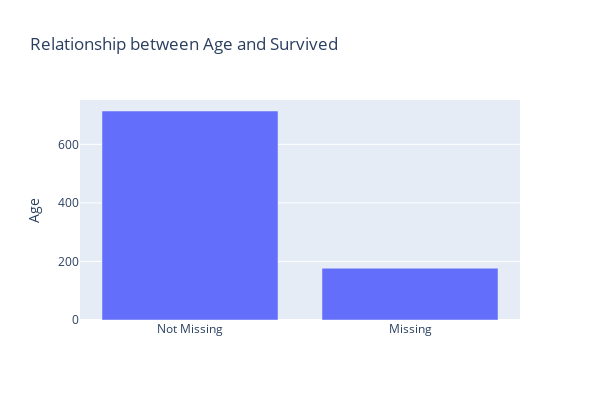
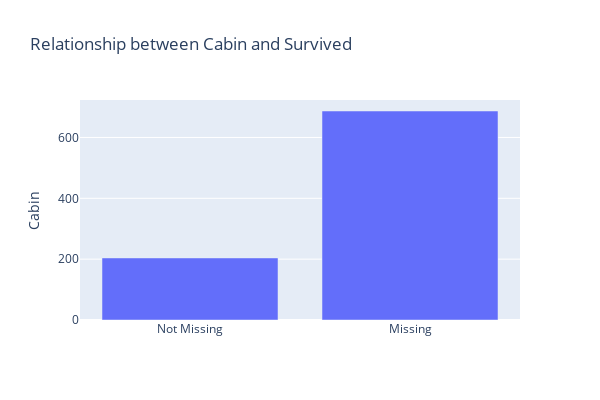
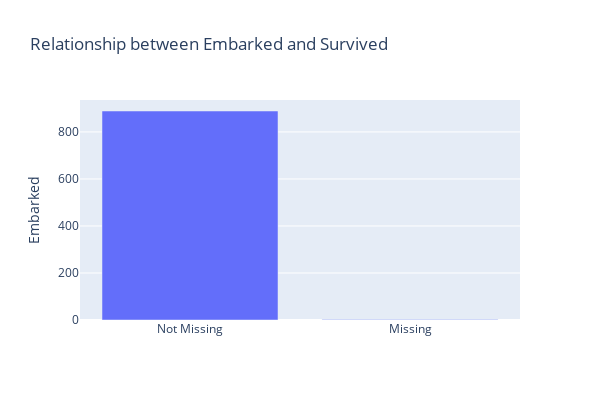

The notebook cell saved with these charts, in order:
### Code cell
for feature in features_with_missing_values:
    analyse_missing_data(dataset, feature)

### Figure 1 — Plotly figure (JSON) as saved in the notebook; plotly's stock layout.template omitted (floating-point values rounded to 4 significant figures)
{"data": [{"type": "bar", "x": ["Not Missing", "Missing"], "y": [714, 177]}], "layout": {"autosize": false, "height": 400, "title": {"text": "Relationship between Age and Survived"}, "width": 600, "yaxis": {"title": {"text": "Age"}}}}

### Figure 2 — Plotly figure (JSON) as saved in the notebook; plotly's stock layout.template omitted (floating-point values rounded to 4 significant figures)
{"data": [{"type": "bar", "x": ["Not Missing", "Missing"], "y": [204, 687]}], "layout": {"autosize": false, "height": 400, "title": {"text": "Relationship between Cabin and Survived"}, "width": 600, "yaxis": {"title": {"text": "Cabin"}}}}

### Figure 3 — Plotly figure (JSON) as saved in the notebook; plotly's stock layout.template omitted (floating-point values rounded to 4 significant figures)
{"data": [{"type": "bar", "x": ["Not Missing", "Missing"], "y": [889, 2]}], "layout": {"autosize": false, "height": 400, "title": {"text": "Relationship between Embarked and Survived"}, "width": 600, "yaxis": {"title": {"text": "Embarked"}}}}
